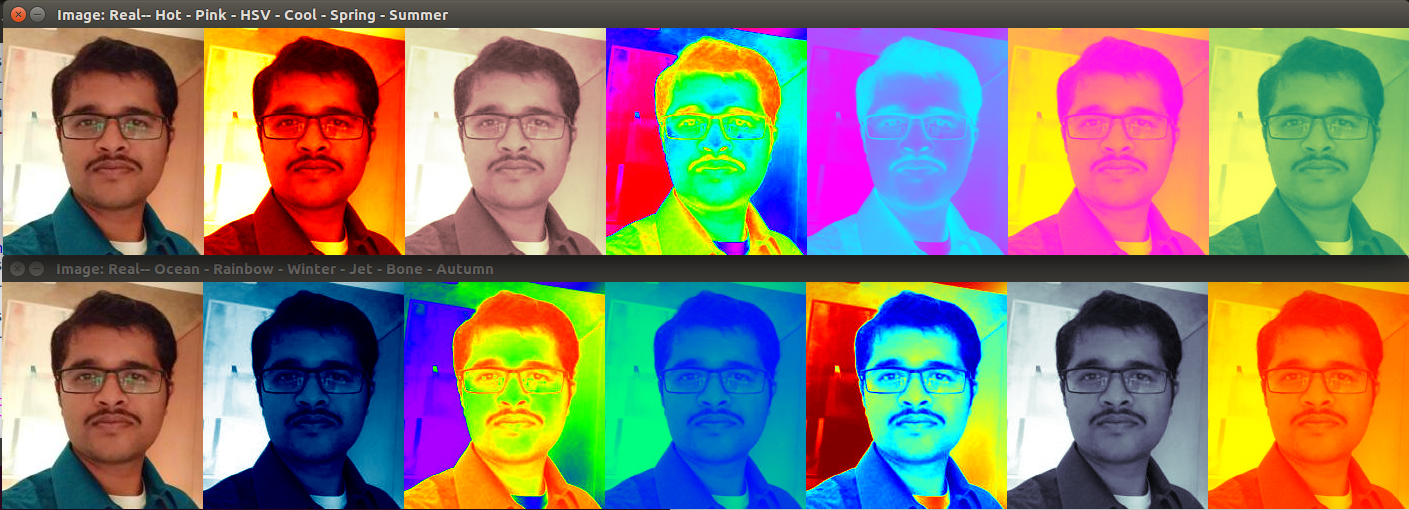
#> input picture ColorMap.png, 1409 x 510 px
$ python resize_image.py ColorMap.png   (Python 2 division)   (older library calls are emulated)
#> lines starting #> are read from the running program, lines starting #| are printed output that depends on the picture
#! /usr/bin/env python

import os, sys
import Image

size = 128, 128

for infile in sys.argv[1:]:
    outfile = os.path.splitext(infile)[0] + ".thumbnail"
    if infile != outfile:
        try:
            im = Image.open(infile)
#> im is the input picture: PIL image 1409x510 RGB; mean R, G, B 136.1, 124.9, 111.2

            # Add Image.ANTIALIAS to the thumbnail() call.
            # It's highly recommended in the docs and with this being the top answer,
            # best practice should be followed. In other words: Replace im.thumbnail(size)
            # by im.thumbnail(size, Image.ANTIALIAS)

            im.thumbnail(size, Image.ANTIALIAS)
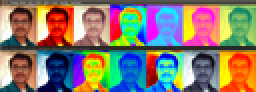
#> im: PIL image 128x46 RGB (shown 2 times larger); mean R, G, B 136, 124.8, 111.2
            im.save(outfile, "JPEG")
        except IOError:
            print "cannot create thumbnail for '%s'" % infile


# Please refer documentation http://effbot.org/imagingbook/introduction.htm
